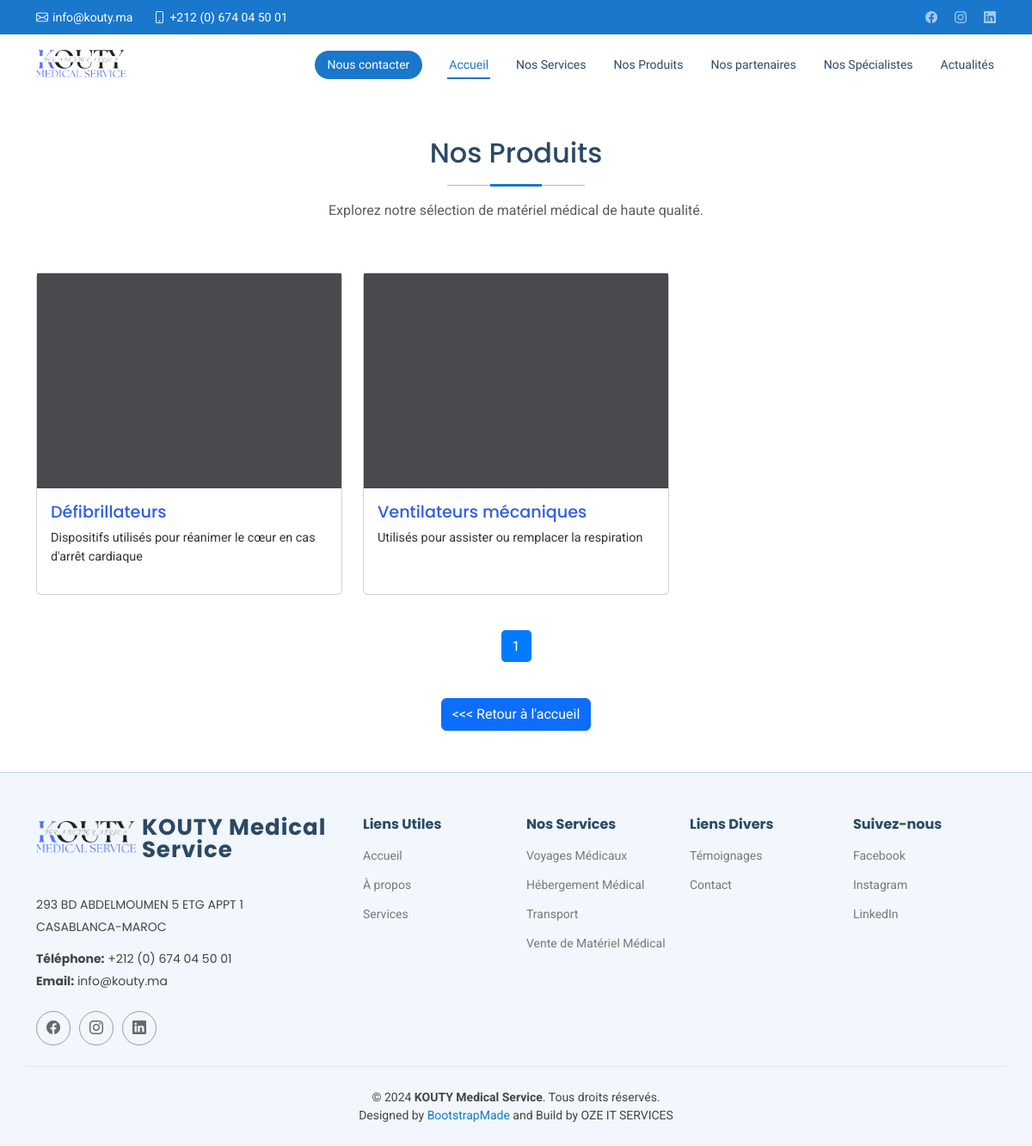
The app's page /produit/ with its own data.
### kouty/models.py (models this page shows, shortened)
class Produit(models.Model):
    id = models.AutoField(primary_key=True)
    titre = models.CharField(max_length=100)
    description = models.TextField()
    image = models.ImageField(upload_to='Produit/', blank=True, null=True)

### koutyUsers/views.py (the view)
# urls.py: path('produit/', views.produit, name='produit'),
def produit(request):
    produit_list = Produit.objects.all()  # Trie les mentions par date de publication, la plus récente en premier
    paginator = Paginator(produit_list, 6)  # Nombre de mentions par page, ici 6
    page_number = request.GET.get('page')  # Récupère le numéro de la page actuelle
    produits = paginator.get_page(page_number)  # Obtient les mentions de la page demandée
    return render(request, 'productPage.html', {'produits': produits})

### templates/productPage.html (shortened to what this page needs)
{% extends 'base.html' %}
{% load static %}
{% block content %}
    <section id="recent-products" class="recent-products section py-5">
        <div class="container section-title" data-aos="fade-up">
            <h2 class="text-center mb-3">Nos Produits</h2>
            <p class="text-center text-muted">Explorez notre sélection de matériel médical de haute qualité.</p>
        </div>
        <div class="container">
            <div class="row g-4">
                {% for produit in produits %}
                    <div class="col-xl-4 col-md-6" data-aos="fade-up" data-aos-delay="{{ forloop.counter0|add:100 }}">
                        <div class="card product-card">
                            <div class="product-img">
                                {% if produit.image %}
                                    <img src="{{ produit.image.url }}" alt="Image de {{ produit.titre }}">
                                {% else %}
                                    <img src="{% static '/img/kouty.png' %}" alt="Image par défaut">
                                {% endif %}
                            </div>
                            <div class="card-body product-content">
                                <h2 class="product-title">{{ produit.titre }}</h2>
                                <p class="product-description">{{ produit.description }}</p>
                            </div>
                        </div>
                    </div>
                {% endfor %}
            </div>
            <nav aria-label="Page navigation" class="mt-5">
                <ul class="pagination justify-content-center">
                    {% for page_num in produits.paginator.page_range %}
                        <li>
                            <a class="pagination-link {% if produits.number == page_num %}active{% endif %}" href="?page={{ page_num }}">{{ page_num }}</a>
                        </li>
                    {% endfor %}
                </ul>
            </nav>
            <div class="text-center mt-5">
                <a href="{% url 'koutyUsers:index' %}" class="btn btn-primary">
                    <<< Retour à l'accueil
                </a>
            </div>
        </div>
    </section>
{% endblock %}

### static/css/main.css (style rules this page uses)
:root { --default-font: "Roboto", system-ui, -apple-system, "Segoe UI", Roboto, "Helvetica Neue", Arial, "Noto Sans", "Liberation Sans", sans-serif, "Apple Color Emoji", "Segoe UI Emoji", "Segoe UI Symbol", "Noto Color Emoji"; --heading-font: "Poppins", sans-serif; --nav-font: "Raleway", sans-serif; }
:root { --background-color: #ffffff; --default-color: #444444; --heading-color: #2c4964; --accent-color: #1977cc; --surface-color: #ffffff; --contrast-color: #ffffff; }
:root { --nav-color: #2c4964; --nav-hover-color: #1977cc; --nav-mobile-background-color: #ffffff; --nav-dropdown-background-color: #ffffff; --nav-dropdown-color: #2c4964; --nav-dropdown-hover-color: #1977cc; }
:root { scroll-behavior: smooth; }
body { color: var(--default-color); background-color: var(--background-color); font-family: var(--default-font); }
a { color: var(--accent-color); text-decoration: none; transition: 0.3s; }
h1, h2, h3, h4, h5, h6 { color: var(--heading-color); font-family: var(--heading-font); }
section, .section { color: var(--default-color); background-color: var(--background-color); padding: 60px 0; scroll-margin-top: 72px; overflow: clip; }
.section-title { text-align: center; padding-bottom: 60px; position: relative; }
.section-title h2 { font-size: 32px; font-weight: 500; margin-bottom: 20px; padding-bottom: 20px; position: relative; }
.section-title h2:before { content: ""; position: absolute; display: block; width: 160px; height: 1px; background: color-mix(in srgb, var(--default-color), transparent 60%); left: 0; right: 0; bottom: 1px; margin: auto; }
.section-title h2::after { content: ""; position: absolute; display: block; width: 60px; height: 3px; background: var(--accent-color); left: 0; right: 0; bottom: 0; margin: auto; }
.section-title p { margin-bottom: 0; }

### templates/productPage.html (style rules this page uses)
.product-card { transition: transform 0.3s, box-shadow 0.3s; height: 100%; display: flex; flex-direction: column; }
.product-img { height: 250px; overflow: hidden; }
.product-img img { width: 100%; height: 100%; object-fit: cover; transition: transform 0.3s; }
.product-content { flex-grow: 1; display: flex; flex-direction: column; }
.product-title { color: rgba(10,63,227,0.85); font-size: 1.2rem; margin-bottom: 0.5rem; }
.product-description { font-size: 0.9rem; color: #333; flex-grow: 1; }
.pagination-link { padding: 8px 12px; text-decoration: none; background-color: #f1f1f1; border: 1px solid #ddd; color: #333; border-radius: 5px; }
.pagination-link.active { background-color: #007bff; border-color: #007bff; color: #fff; }

### records on screen
Produit: image (picture), titre "Défibrillateurs", description "Dispositifs utilisés pour réanimer le cœur en cas d'arrêt cardiaque"
Produit: image (picture), titre "Ventilateurs mécaniques", description "Utilisés pour assister ou remplacer la respiration"

### other values on screen
{{ page_num }} "1"
